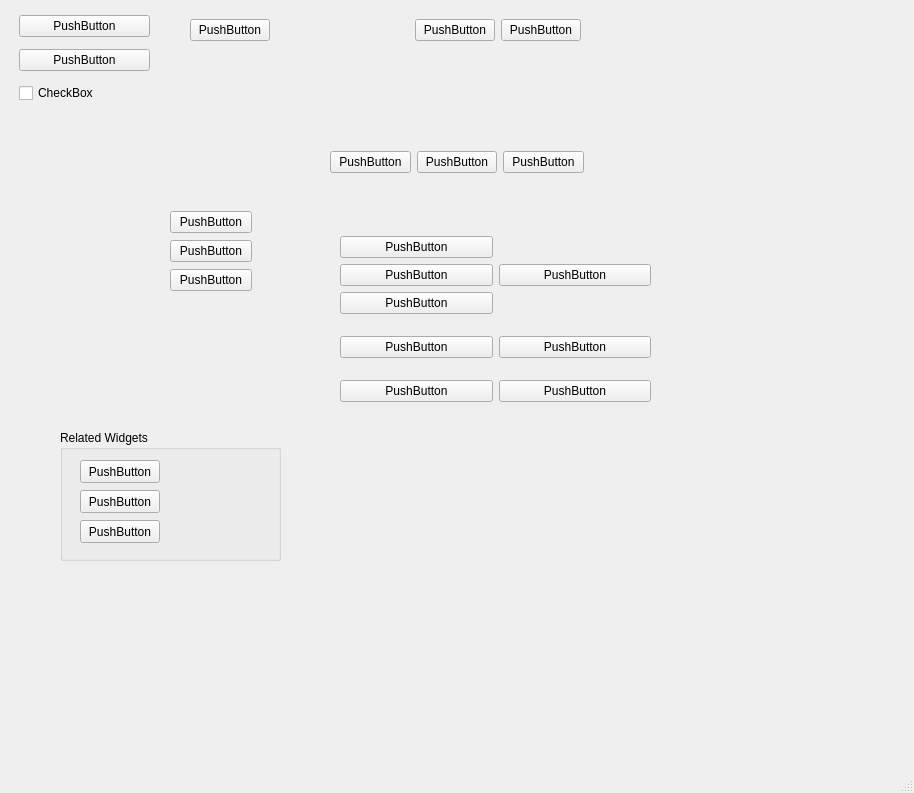
<?xml version="1.0" encoding="UTF-8"?>
<ui version="4.0">
 <class>MainWindow</class>
 <widget class="QMainWindow" name="MainWindow">
  <property name="geometry">
   <rect>
    <x>0</x>
    <y>0</y>
    <width>914</width>
    <height>793</height>
   </rect>
  </property>
  <property name="windowTitle">
   <string>MainWindow</string>
  </property>
  <widget class="QWidget" name="centralwidget">
   <widget class="QWidget" name="verticalLayoutWidget">
    <property name="geometry">
     <rect>
      <x>19</x>
      <y>9</y>
      <width>131</width>
      <height>101</height>
     </rect>
    </property>
    <layout class="QVBoxLayout" name="verticalLayout">
     <item>
      <widget class="QPushButton" name="pushButton">
       <property name="text">
        <string>PushButton</string>
       </property>
      </widget>
     </item>
     <item>
      <widget class="QPushButton" name="pushButton_2">
       <property name="text">
        <string>PushButton</string>
       </property>
      </widget>
     </item>
     <item>
      <widget class="QCheckBox" name="checkBox">
       <property name="text">
        <string>CheckBox</string>
       </property>
      </widget>
     </item>
    </layout>
   </widget>
   <widget class="QWidget" name="horizontalLayoutWidget">
    <property name="geometry">
     <rect>
      <x>190</x>
      <y>10</y>
      <width>391</width>
      <height>41</height>
     </rect>
    </property>
    <layout class="QHBoxLayout" name="horizontalLayout">
     <item>
      <widget class="QPushButton" name="pushButton_3">
       <property name="text">
        <string>PushButton</string>
       </property>
      </widget>
     </item>
     <item>
      <spacer name="horizontalSpacer">
       <property name="orientation">
        <enum>Qt::Horizontal</enum>
       </property>
       <property name="sizeHint" stdset="0">
        <size>
         <width>40</width>
         <height>20</height>
        </size>
       </property>
      </spacer>
     </item>
     <item>
      <widget class="QPushButton" name="pushButton_5">
       <property name="text">
        <string>PushButton</string>
       </property>
      </widget>
     </item>
     <item>
      <widget class="QPushButton" name="pushButton_4">
       <property name="text">
        <string>PushButton</string>
       </property>
      </widget>
     </item>
    </layout>
   </widget>
   <widget class="QGroupBox" name="groupBox">
    <property name="geometry">
     <rect>
      <x>60</x>
      <y>430</y>
      <width>221</width>
      <height>131</height>
     </rect>
    </property>
    <property name="title">
     <string>Related Widgets</string>
    </property>
    <widget class="QPushButton" name="pushButton_20">
     <property name="geometry">
      <rect>
       <x>20</x>
       <y>30</y>
       <width>80</width>
       <height>23</height>
      </rect>
     </property>
     <property name="text">
      <string>PushButton</string>
     </property>
    </widget>
    <widget class="QPushButton" name="pushButton_21">
     <property name="geometry">
      <rect>
       <x>20</x>
       <y>60</y>
       <width>80</width>
       <height>23</height>
      </rect>
     </property>
     <property name="text">
      <string>PushButton</string>
     </property>
    </widget>
    <widget class="QPushButton" name="pushButton_22">
     <property name="geometry">
      <rect>
       <x>20</x>
       <y>90</y>
       <width>80</width>
       <height>23</height>
      </rect>
     </property>
     <property name="text">
      <string>PushButton</string>
     </property>
    </widget>
   </widget>
   <widget class="QWidget" name="">
    <property name="geometry">
     <rect>
      <x>170</x>
      <y>210</y>
      <width>82</width>
      <height>83</height>
     </rect>
    </property>
    <layout class="QVBoxLayout" name="verticalLayout_2">
     <item>
      <widget class="QPushButton" name="pushButton_6">
       <property name="text">
        <string>PushButton</string>
       </property>
      </widget>
     </item>
     <item>
      <widget class="QPushButton" name="pushButton_8">
       <property name="text">
        <string>PushButton</string>
       </property>
      </widget>
     </item>
     <item>
      <widget class="QPushButton" name="pushButton_7">
       <property name="text">
        <string>PushButton</string>
       </property>
      </widget>
     </item>
    </layout>
   </widget>
   <widget class="QWidget" name="">
    <property name="geometry">
     <rect>
      <x>330</x>
      <y>150</y>
      <width>254</width>
      <height>25</height>
     </rect>
    </property>
    <layout class="QHBoxLayout" name="horizontalLayout_2">
     <item>
      <widget class="QPushButton" name="pushButton_11">
       <property name="text">
        <string>PushButton</string>
       </property>
      </widget>
     </item>
     <item>
      <widget class="QPushButton" name="pushButton_10">
       <property name="text">
        <string>PushButton</string>
       </property>
      </widget>
     </item>
     <item>
      <widget class="QPushButton" name="pushButton_9">
       <property name="text">
        <string>PushButton</string>
       </property>
      </widget>
     </item>
    </layout>
   </widget>
   <widget class="QWidget" name="">
    <property name="geometry">
     <rect>
      <x>340</x>
      <y>220</y>
      <width>311</width>
      <height>201</height>
     </rect>
    </property>
    <layout class="QGridLayout" name="gridLayout">
     <item row="0" column="1">
      <widget class="QPushButton" name="pushButton_15">
       <property name="text">
        <string>PushButton</string>
       </property>
      </widget>
     </item>
     <item row="1" column="0">
      <widget class="QPushButton" name="pushButton_14">
       <property name="text">
        <string>PushButton</string>
       </property>
      </widget>
     </item>
     <item row="1" column="1">
      <widget class="QPushButton" name="pushButton_13">
       <property name="text">
        <string>PushButton</string>
       </property>
      </widget>
     </item>
     <item row="2" column="0">
      <widget class="QPushButton" name="pushButton_17">
       <property name="text">
        <string>PushButton</string>
       </property>
      </widget>
     </item>
     <item row="2" column="1">
      <widget class="QPushButton" name="pushButton_16">
       <property name="text">
        <string>PushButton</string>
       </property>
      </widget>
     </item>
     <item row="0" column="0">
      <layout class="QGridLayout" name="gridLayout_2">
       <item row="1" column="0">
        <widget class="QPushButton" name="pushButton_18">
         <property name="text">
          <string>PushButton</string>
         </property>
        </widget>
       </item>
       <item row="0" column="0">
        <widget class="QPushButton" name="pushButton_12">
         <property name="text">
          <string>PushButton</string>
         </property>
        </widget>
       </item>
       <item row="2" column="0">
        <widget class="QPushButton" name="pushButton_19">
         <property name="text">
          <string>PushButton</string>
         </property>
        </widget>
       </item>
      </layout>
     </item>
    </layout>
   </widget>
  </widget>
  <widget class="QMenuBar" name="menubar">
   <property name="geometry">
    <rect>
     <x>0</x>
     <y>0</y>
     <width>914</width>
     <height>20</height>
    </rect>
   </property>
  </widget>
  <widget class="QStatusBar" name="statusbar"/>
 </widget>
 <tabstops>
  <tabstop>pushButton</tabstop>
  <tabstop>pushButton_3</tabstop>
  <tabstop>pushButton_5</tabstop>
  <tabstop>pushButton_4</tabstop>
  <tabstop>pushButton_2</tabstop>
  <tabstop>checkBox</tabstop>
  <tabstop>pushButton_6</tabstop>
  <tabstop>pushButton_7</tabstop>
  <tabstop>pushButton_8</tabstop>
  <tabstop>pushButton_9</tabstop>
  <tabstop>pushButton_10</tabstop>
  <tabstop>pushButton_11</tabstop>
  <tabstop>pushButton_13</tabstop>
  <tabstop>pushButton_14</tabstop>
  <tabstop>pushButton_15</tabstop>
  <tabstop>pushButton_16</tabstop>
  <tabstop>pushButton_17</tabstop>
  <tabstop>pushButton_12</tabstop>
  <tabstop>pushButton_18</tabstop>
  <tabstop>pushButton_19</tabstop>
  <tabstop>pushButton_20</tabstop>
  <tabstop>pushButton_21</tabstop>
  <tabstop>pushButton_22</tabstop>
 </tabstops>
 <resources/>
 <connections/>
</ui>
